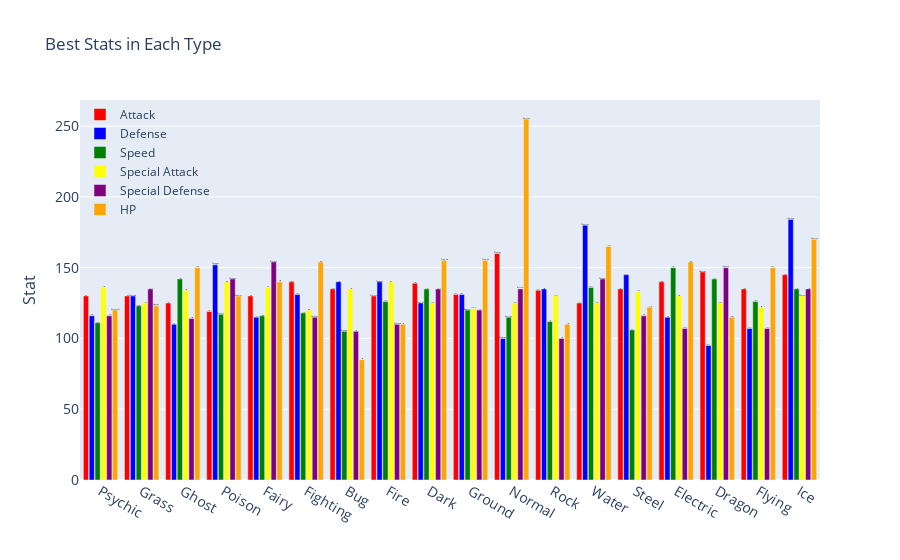

Notebook cell for this chart:
### Markdown cell above
##### *`Best Pokemon`* in each type for *`Attack`*, *`Defense`*, *`Sp. Atk`*, *`Sp. Def`*, *`Speed`* and *`Hp`*

### Code cell
# Attack
BestAttack = []
for i in AllTypes['Types']:
    BestAttack.append(df.loc[df['Types'].apply(lambda x: i in x), 'atk'].idxmax())

BestAttack = pd.DataFrame(BestAttack, columns=['BestAttack'])
BestAttack['Types'] = AllTypes['Types']
BestAttack['atk'] = 0
for i in BestAttack['Types']:
    BestAttack.loc[BestAttack['Types'] == i, 'atk'] = df.loc[df['Types'].apply(lambda x: i in x), 'atk'].max()

# Defense
BestDefense = []
for i in AllTypes['Types']:
    BestDefense.append(df.loc[df['Types'].apply(lambda x: i in x), 'def'].idxmax())

BestDefense = pd.DataFrame(BestDefense, columns=['BestDefense'])
BestDefense['Types'] = AllTypes['Types']
BestDefense['def'] = 0
for i in BestDefense['Types']:
    BestDefense.loc[BestDefense['Types'] == i, 'def'] = df.loc[df['Types'].apply(lambda x: i in x), 'def'].max()

# Speed
BestSpeed = []
for i in AllTypes['Types']:
    BestSpeed.append(df.loc[df['Types'].apply(lambda x: i in x), 'spe'].idxmax())

BestSpeed = pd.DataFrame(BestSpeed, columns=['BestSpeed'])
BestSpeed['Types'] = AllTypes['Types']

BestSpeed['spe'] = 0
for i in BestSpeed['Types']:
    BestSpeed.loc[BestSpeed['Types'] == i, 'spe'] = df.loc[df['Types'].apply(lambda x: i in x), 'spe'].max()

# Special Attack
BestSpAtk = []
for i in AllTypes['Types']:
    BestSpAtk.append(df.loc[df['Types'].apply(lambda x: i in x), 'spa'].idxmax())

BestSpAtk = pd.DataFrame(BestSpAtk, columns=['BestSpAtk'])
BestSpAtk['Types'] = AllTypes['Types']
BestSpAtk['spa'] = 0
for i in BestSpAtk['Types']:
    BestSpAtk.loc[BestSpAtk['Types'] == i, 'spa'] = df.loc[df['Types'].apply(lambda x: i in x), 'spa'].max()

# Special Defense
BestSpDef = []
for i in AllTypes['Types']:
    BestSpDef.append(df.loc[df['Types'].apply(lambda x: i in x), 'spd'].idxmax())

BestSpDef = pd.DataFrame(BestSpDef, columns=['BestSpDef'])
BestSpDef['Types'] = AllTypes['Types']
BestSpDef['spd'] = 0
for i in BestSpDef['Types']:
    BestSpDef.loc[BestSpDef['Types'] == i, 'spd'] = df.loc[df['Types'].apply(lambda x: i in x), 'spd'].max()

# HP
BestHP = []
for i in AllTypes['Types']:
    BestHP.append(df.loc[df['Types'].apply(lambda x: i in x), 'hp'].idxmax())

BestHP = pd.DataFrame(BestHP, columns=['BestHP'])
BestHP['Types'] = AllTypes['Types']
BestHP['hp'] = 0
for i in BestHP['Types']:
    BestHP.loc[BestHP['Types'] == i, 'hp'] = df.loc[df['Types'].apply(lambda x: i in x), 'hp'].max()


fig = go.Figure()

fig.add_trace(go.Bar(
    x=BestAttack['Types'],
    y=BestAttack['atk'],
    name='Attack',
    marker_color='red',
    text=df.loc[BestAttack['BestAttack'], 'Pokemon'],
    textposition='auto',
    textfont=dict(
        family="sans serif",
        size=12,
        color="black"
    )
))

fig.add_trace(go.Bar(
    x=BestDefense['Types'],
    y=BestDefense['def'],
    name='Defense',
    marker_color='blue',
    text=df.loc[BestDefense['BestDefense'], 'Pokemon'],
    textposition='auto',
    textfont=dict(
        family="sans serif",
        size=12,
        color="black"
    )
))

fig.add_trace(go.Bar(
    x=BestSpeed['Types'],
    y=BestSpeed['spe'],
    name='Speed',
    marker_color='green',
    text=df.loc[BestSpeed['BestSpeed'], 'Pokemon'],
    textposition='auto',
    textfont=dict(
        family="sans serif",
        size=12,
        color="black"
    )
))

fig.add_trace(go.Bar(
    x=BestSpAtk['Types'],
    y=BestSpAtk['spa'],
    name='Special Attack',
    marker_color='yellow',
    text=df.loc[BestSpAtk['BestSpAtk'], 'Pokemon'],
    textposition='auto',
    textfont=dict(
        family="sans serif",
        size=12,
        color="black"
    )
))

fig.add_trace(go.Bar(
    x=BestSpDef['Types'],
    y=BestSpDef['spd'],
    name='Special Defense',
    marker_color='purple',
    text=df.loc[BestSpDef['BestSpDef'], 'Pokemon'],
    textposition='auto',
    textfont=dict(
        family="sans serif",
        size=12,
        color="black"
    )
))

fig.add_trace(go.Bar(
    x=BestHP['Types'],
    y=BestHP['hp'],
    name='HP',
    marker_color='orange',
    text=df.loc[BestHP['BestHP'], 'Pokemon'],
    textposition='auto',
    textfont=dict(
        family="sans serif",
        size=12,
        color="black"
    )
))

fig.update_layout(
    title='Best Stats in Each Type',
    xaxis_tickfont_size=14,
    yaxis=dict(
        title='Stat',
        titlefont_size=16,
        tickfont_size=14,
    ),
    legend=dict(
        x=0,
        y=1.0,
        bgcolor='rgba(255, 255, 255, 0)',
        bordercolor='rgba(255, 255, 255, 0)'
    ),
    barmode='group',
    bargap=0.15,
    bargroupgap=0.1
)

fig.show()

### Figure 1 — Plotly figure (JSON) as saved in the notebook; plotly's stock layout.template omitted (floating-point values rounded to 4 significant figures)
{"data": [{"marker": {"color": "red"}, "name": "Attack", "text": ["Iron Leaves", "Iron Leaves", "Ceruledge", "Revavroom", "Iron Valiant", "Iron Hands", "Slither Wing", "Flareon", "Roaring Moon", "Great Tusk", "Slaking", "Iron Thorns", "Gyarados", "Kingambit", "Iron Hands", "Haxorus", "Salamence", "Baxcalibur"], "textfont": {"color": "black", "family": "sans serif", "size": 12}, "textposition": "auto", "type": "bar", "x": ["Psychic", "Grass", "Ghost", "Poison", "Fairy", "Fighting", "Bug", "Fire", "Dark", "Ground", "Normal", "Rock", "Water", "Steel", "Electric", "Dragon", "Flying", "Ice"], "y": [130, 130, 125, 119, 130, 140, 135, 130, 139, 131, 160, 134, 125, 135, 140, 147, 135, 145]}, {"marker": {"color": "blue"}, "name": "Defense", "text": ["Bronzong", "Leafeon", "Palossand", "Toxapex", "Dachsbun", "Great Tusk", "Forretress", "Torkoal", "Ting-Lu", "Great Tusk", "Slaking", "Stonjourner", "Cloyster", "Orthworm", "Magnezone", "Garchomp", "Rotom-Fan", "Avalugg"], "textfont": {"color": "black", "family": "sans serif", "size": 12}, "textposition": "auto", "type": "bar", "x": ["Psychic", "Grass", "Ghost", "Poison", "Fairy", "Fighting", "Bug", "Fire", "Dark", "Ground", "Normal", "Rock", "Water", "Steel", "Electric", "Dragon", "Flying", "Ice"], "y": [116, 130, 110, 152, 115, 131, 140, 140, 125, 131, 100, 135, 180, 145, 115, 95, 107, 184]}, {"marker": {"color": "green"}, "name": "Speed", "text": ["Scream Tail", "Meowscarada", "Dragapult", "Salazzle", "Iron Valiant", "Hawlucha", "Scyther", "Talonflame", "Chien-Pao", "Dugtrio", "Persian", "Lycanroc", "Barraskewda", "Iron Treads", "Electrode", "Dragapult", "Talonflame", "Chien-Pao"], "textfont": {"color": "black", "family": "sans serif", "size": 12}, "textposition": "auto", "type": "bar", "x": ["Psychic", "Grass", "Ghost", "Poison", "Fairy", "Fighting", "Bug", "Fire", "Dark", "Ground", "Normal", "Rock", "Water", "Steel", "Electric", "Dragon", "Flying", "Ice"], "y": [111, 123, 142, 117, 116, 118, 105, 126, 135, 120, 115, 112, 136, 106, 150, 142, 126, 135]}, {"marker": {"color": "yellow"}, "name": "Special Attack", "text": ["Hatterene", "Arboliva", "Polteageist", "Iron Moth", "Hatterene", "Iron Valiant", "Volcarona", "Iron Moth", "Hydreigon", "Sandy Shocks", "Zoroark-Hisui", "Glimmora", "Walking Wake", "Gholdengo", "Magnezone", "Walking Wake", "Iron Jugulis", "Glaceon"], "textfont": {"color": "black", "family": "sans serif", "size": 12}, "textposition": "auto", "type": "bar", "x": ["Psychic", "Grass", "Ghost", "Poison", "Fairy", "Fighting", "Bug", "Fire", "Dark", "Ground", "Normal", "Rock", "Water", "Steel", "Electric", "Dragon", "Flying", "Ice"], "y": [136, 125, 134, 140, 136, 120, 135, 140, 125, 121, 125, 130, 125, 133, 130, 125, 122, 130]}, {"marker": {"color": "purple"}, "name": "Special Defense", "text": ["Bronzong", "Wo-Chien", "Polteageist", "Toxapex", "Florges", "Gallade", "Volcarona", "Flareon", "Wo-Chien", "Toedscruel", "Blissey", "Tyranitar", "Toxapex", "Bronzong", "Rotom-Wash", "Goodra", "Rotom-Fan", "Cryogonal"], "textfont": {"color": "black", "family": "sans serif", "size": 12}, "textposition": "auto", "type": "bar", "x": ["Psychic", "Grass", "Ghost", "Poison", "Fairy", "Fighting", "Bug", "Fire", "Dark", "Ground", "Normal", "Rock", "Water", "Steel", "Electric", "Dragon", "Flying", "Ice"], "y": [116, 135, 114, 142, 154, 115, 105, 110, 135, 120, 135, 100, 142, 116, 107, 150, 107, 135]}, {"marker": {"color": "orange"}, "name": "HP", "text": ["Farigiraf", "Gogoat", "Drifblim", "Clodsire", "Wigglytuff", "Iron Hands", "Volcarona", "Coalossal", "Ting-Lu", "Ting-Lu", "Blissey", "Coalossal", "Alomomola", "Copperajah", "Iron Hands", "Baxcalibur", "Drifblim", "Cetitan"], "textfont": {"color": "black", "family": "sans serif", "size": 12}, "textposition": "auto", "type": "bar", "x": ["Psychic", "Grass", "Ghost", "Poison", "Fairy", "Fighting", "Bug", "Fire", "Dark", "Ground", "Normal", "Rock", "Water", "Steel", "Electric", "Dragon", "Flying", "Ice"], "y": [120, 123, 150, 130, 140, 154, 85, 110, 155, 155, 255, 110, 165, 122, 154, 115, 150, 170]}], "layout": {"bargap": 0.15, "bargroupgap": 0.1, "barmode": "group", "legend": {"bgcolor": "rgba(255, 255, 255, 0)", "bordercolor": "rgba(255, 255, 255, 0)", "x": 0, "y": 1}, "title": {"text": "Best Stats in Each Type"}, "xaxis": {"tickfont": {"size": 14}}, "yaxis": {"tickfont": {"size": 14}, "title": {"font": {"size": 16}, "text": "Stat"}}}}
